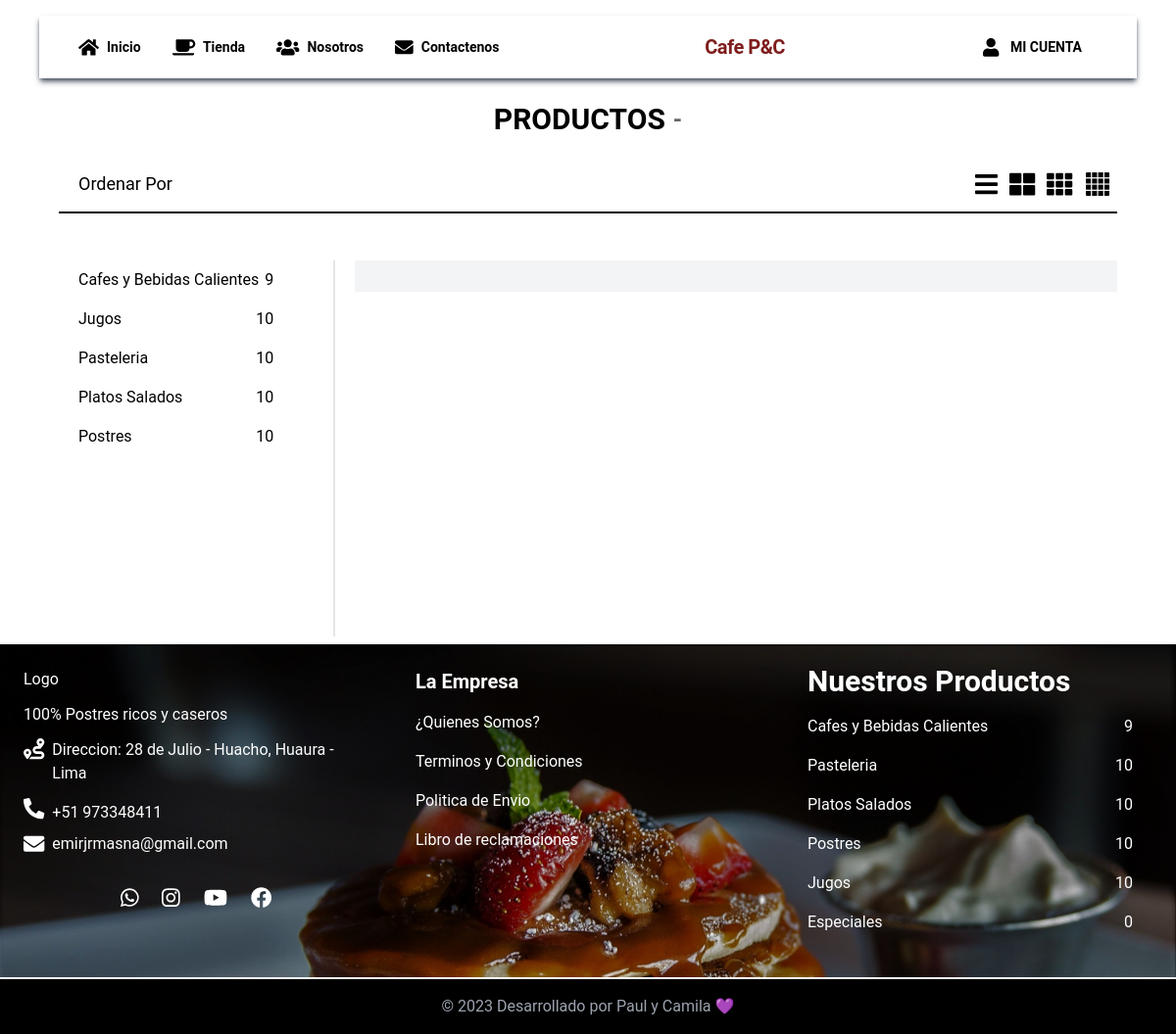
/catalogo.php, run on the app's committed database.
### tables this page shows
CREATE TABLE `tb_categoria` (
  `id_categoria` int(11) NOT NULL,
  `nombre` varchar(50) NOT NULL,
  `descripcion` varchar(200) DEFAULT NULL
);

### catalogo.php (called while the page is built)
<?php
include_once("utils/auth.php");
include("pages/catalogo.php") ;
?>

### utils/auth.php (called while the page is built, shortened)
<?php
    if(isset($_SESSION["auth"])){
    $idusuario = $_SESSION["usuario"];
    $auth = $_SESSION["auth"];
    }else{
        $auth = 0;
    }

### pages/catalogo.php (the view, shortened to what this page needs)
<?php
include_once("utils/head.php");
?>
<?php
include("components/navigate.php");
$sql = "SELECT count(po.id_producto) as cantidad,ca.nombre,ca.id_categoria FROM tb_categoria ca INNER JOIN tb_producto po on ca.id_categoria=po.id_categoria group by ca.nombre,ca.id_categoria";
$result = $con->query($sql);
if (isset($_GET['c'])) {
    $categoria = $_GET['c'];
}else{
    $categoria="";
}
if (isset($_GET['i'])) {
    $i = $_GET['i'];
}else{
    $i=0;
}
if (isset($_GET['o'])) {
    $o = $_GET['o'];
}else{
    $o=0;
}
?>
<body class="overflow-y-auto">
    <div class="w-full block bg-white">
        <div class="block text-center my-10 text-3xl pt-16 font-bold">
            <div class="flex justify-center flex-wrap items-center pb-5 mx-5">
                <h1>
                    <?php
                    if ($categoria != "") {
                        echo $categoria;
                    } else {
                        echo "PRODUCTOS";
                    }
                    ?>
                </h1>
                <p class="pl-2 text-2xl text-black/60">
                    <span class="max-sm:hidden"> - </span>
                </p>
            </div>
            <div class="w-full mx-auto">
                <div class="flex justify-between items-center border-b-2 border-black mx-[5%] py-3">
                    <ul class="text-lg font-normal">
                        <button>
                            <li class="text-start leading-8 hover:text-blue-600 bg-white active:bg-gray-100 pl-5 pr-14" onclick="activar_sub_menu()">Ordenar Por
                            </li>
                        </button>
                    </ul>
                    <div class="flex justify-between items-center">
                        <button onclick="cargarinterfaz('./components/lista.php?c=<?php echo $i?>&o=<?php echo $o?>','contenedor_productos')" class="mx-[6px]"><i class="fa fa-bars fa-sm" aria-hidden="true"></i></button>
                        <button onclick="cargarinterfaz('./components/lista_2x2.php?c=<?php echo $i?>&o=<?php echo $o?>','contenedor_productos')" class="mx-[6px]"><i class="fas fa-th-large fa-sm"></i>
                        <button onclick="cargarinterfaz('./components/lista_3x3.php?c=<?php echo $i?>&o=<?php echo $o?>','contenedor_productos')" class="mx-[6px]"><i class="fas fa-th fa-sm"></i>
                        <button onclick="cargarinterfaz('./components/lista_4x4.php?c=<?php echo $i?>&o=<?php echo $o?>','contenedor_productos')" class="mx-[6px]"><img src="./images/lista_4x4.png" class="w-7 h-7"></button>
                    </div>
                </div>
            </div>
        </div>
        <div class="px-5 mx-auto bg-white">
            <div class="flex justify-between items-start flex-wrap px-10 py-2">
                <div class="block w-full sm:w-[24%] ">
                    <div class="flex items-center flex-wrap pr-5">
                        <?php
                        while ($r = $result->fetch_array()) {
                        ?>
                            <div class="flex justify-between items-center w-full hover:bg-gray-100 px-5">
                                <a href="?c=<?php echo $r['nombre']; ?>&n=<?php echo $r['cantidad']; ?>&i=<?php echo $r['id_categoria']; ?>" class="text-black text-decoration-none py-2">
                                    <?php echo $r['nombre']; ?>
                                </a>
                                <span>
                                    <?php echo $r['cantidad']; ?>
                                </span>
                            </div>
                        <?php } ?>
                    </div>
                </div>
                <div class="hidden sm:block w-0.5 h-96 border-black/10 border"></div>
                <div class="w-full sm:w-[72%] p-4 bg-gray-100" id="contenedor_productos">
                </div>
            </div>
        </div>
</body>
<?php include("components/footer.php") ?>

### utils/head.php (shortened to what this page needs)
<head>
    <link href="./css/estilos.css?v=<?php echo time(); ?>*/" rel="stylesheet">
</head>

### components/navigate.php (shortened to what this page needs)
<nav class="fixed -top-1 z-10 w-full mt-0 lg:mt-5 mx-auto lg:px-10 ">
  <div class="flex items-center justify-between flex-wrap shadow-md bg-white shadow-gray-600 lg:flex-nowrap">
    <div id="menu" class="hidden max-lg:shadow-xl fixed w-72 top-14 bg-white sm:top-16 h-64 mr-60 pt-2 px-6 pb-2 lg:mr-0 lg:w-auto lg:h-16 lg:flex lg:items-center lg:p-6 order-4 lg:order-1 lg:top-auto lg:relative">
      <div class="lg:mt-0 lg:mx-4">
        <a href="./index.php" class="flex justify-start items-center lg:justify-center text-black hover:text-red-900 font-bold text-sm">
          <div><i class="fas fa-home fa-lg mr-2"></i></div>
          <div><span>Inicio</span></div>
        </a>
      </div>
      <div class="mt-4 lg:mt-0 lg:mx-4">
        <a href="./catalogo.php" class="flex justify-start items-center lg:justify-center text-black hover:text-red-900 font-bold text-sm">
          <div><i class="fas fa-coffee fa-lg mr-2"></i></div>
          <div><span>Tienda</span></div>
        </a>
      </div>
      <div class="mt-4 lg:mt-0 lg:mx-4">
        <a href="#" class="flex justify-start items-center lg:justify-center text-black hover:text-red-900 font-bold text-sm">
          <div><i class="fas fa-users fa-lg mr-2"></i></div>
          <div><span>Nosotros</span></div>
        </a>
      </div>
      <div class="mt-4 lg:mt-0 lg:mx-4">
        <a href="./contactenos.php" class="flex justify-start items-center lg:justify-center text-black hover:text-red-900 font-bold text-sm">
          <div><i class="fas fa-envelope fa-lg mr-2"></i></div>
          <div><span>Contactenos</span></div>
        </a>
      </div>
    </div>
    <div class="flex w-1/3 p-6 h-16 items-center justify-center flex-grow lg:w-auto  order-2">
      <div class="mr-6">
        <span class="text-xl tracking-tight text-red-900 font-bold">Cafe P&C</span>
      </div>
    </div>
    <div id="cuenta" class="hidden fixed bg-white top-56 w-72 mr-60 pl-2 h-16 lg:mr-0 lg:relative lg:w-auto lg:flex items-center lg:justify-end  order-5 lg:order-3 lg:top-auto">
      <div class="lg:mt-0 mx-4 lg:mx-0">
        <button onclick="activar_login()" class="flex justify-start items-center lg:justify-center text-black hover:text-red-900 font-bold text-sm">
          <div><i class="fas fa-user fa-lg mr-3"></i></div>
          <div><span>
              <?php
              if ($auth == 1) {
                $sql = "SELECT * FROM tb_cliente
                WHERE id_usuario = '$idusuario'";
                $result = $con->query($sql);
                $r = $result->fetch_array();
              ?>
                <a href="./cuenta.php"><?php
                                        echo "Hola, " . $r['nombres']; ?></a>
              <?php
              } else {
                echo "MI CUENTA";
              }
              ?>
            </span></div>
        </button>
      </div>
    </div>
    <div class="w-1/3 lg:w-auto h-16 flex justify-end items-center lg:py-6 pr-6 order-3 lg:order-4">
    </div>
  </div>
</nav>

### components/footer.php
<?php
$sql = "SELECT COUNT(*) as cantidad FROM tb_categoria";
$result = $con->query($sql);
$r = $result->fetch_array();
$categorias = [];
for ($i = 1; $i <= $r["cantidad"]; $i++) {
    $sql = "SELECT COUNT(*) as cantidad FROM tb_producto WHERE id_categoria=$i";
    $result = $con->query($sql);
    $r = $result->fetch_array();
    $categorias[] = $r["cantidad"];
}
?>
<footer class=" bg-black/20 mx-auto w-full">
    <div class="bg-[url('./../Public/images/negocio/footer.png')]  bg-cover grid grid-rows-3 grid-cols-1 sm:grid-rows-2 sm:grid-cols-2 lg:grid-rows-1 lg:grid-cols-12 justify-between items-center ">
        <div class="col-span-1 sm:col-span-1 lg:col-span-4 text-white block p-6 h-full">
            <h4 class=>Logo</h4>
            <p class="my-3">100% Postres ricos y caseros</p>
            <div class="flex justify-start items-start ">
                <i class="fa fa-route fa-lg text-white"></i>
                <p class="mx-2">
                    Direccion: 28 de Julio - Huacho, Huaura - Lima
                </p>
            </div>
            <div class="flex justify-start items-center ">
                <i class="fas fa-phone-alt fa-lg text-white"></i>
                <a href="tel:+51 973348411" class="text-white mx-2 text-decoration-none mb-2 mt-4">
                    +51 973348411
                </a>
            </div>
            <div class="flex justify-start items-center ">
                <i class="fas fa-envelope fa-lg text-white"></i>
                <a href="emirjrmasna@gmail.com" class="text-white text-decoration-none mx-2">
                    emirjrmasna@gmail.com
                </a>
            </div>
            <div class="flex justify-center items-center mt-5">
                <a href="#" class="p-3">
                    <i class="fab fa-whatsapp fa-lg text-white"></i>
                </a>
                <a href="#" class="p-3">
                    <i class="fab fa-instagram fa-lg text-white"></i>
                </a>
                <a href="#" class="p-3">
                    <i class="fab fa-youtube fa-lg text-white"></i>
                </a>
                <a href="#" class="p-3">
                    <i class="fab fa-facebook fa-lg text-white"></i>
                </a>
            </div>
        </div>
        <div class="col-span-1 sm:col-span-1 lg:col-span-4 text-white block p-6 h-full">
            <h4 class="font-bold text-xl mb-2">La Empresa</h4>
            <div class="flex items-center flex-wrap">
                <a class="text-decoration-none py-2 w-full">
                    ¿Quienes Somos?
                </a>
                <a class="text-decoration-none py-2 w-full">
                    Terminos y Condiciones
                </a>
                <a class="text-decoration-none py-2 w-full">
                    Politica de Envio
                </a>
                <a class="text-decoration-none py-2 w-full">
                    Libro de reclamaciones
                </a>
            </div>
        </div>
        <div class="col-span-1 sm:col-span-2 lg:col-span-4 text-white block p-6 h-full mb-2">
            <h4 class="font-bold text-3xl mb-2">Nuestros Productos</h4>
            <div class="flex items-center flex-wrap pr-5">
                <div class="flex justify-between items-center w-full">
                    <a class="text-white text-decoration-none py-2">
                        Cafes y Bebidas Calientes
                    </a>
                    <span>
                        <?php echo $categorias[0]; ?>
                    </span>
                </div>
                <div class="flex justify-between items-center w-full">
                    <a class="text-white text-decoration-none py-2">
                        Pasteleria
                    </a>
                    <span>
                        <?php echo $categorias[1]; ?>
                    </span>
                </div>
                <div class="flex justify-between items-center w-full">
                    <a class="text-white text-decoration-none py-2">
                        Platos Salados
                    </a>
                    <span>
                        <?php echo $categorias[2]; ?>
                    </span>
                </div>
                <div class="flex justify-between items-center w-full">
                    <a class="text-white text-decoration-none py-2">
                        Postres
                    </a>
                    <span>
                        <?php echo $categorias[3]; ?>
                    </span>
                </div>
                <div class="flex justify-between items-center w-full">
                    <a class="text-white text-decoration-none py-2">
                        Jugos
                    </a>
                    <span>
                        <?php echo $categorias[4]; ?>
                    </span>
                </div>
                <div class="flex justify-between items-center w-full">
                    <a class="text-white text-decoration-none py-2">
                        Especiales
                    </a>
                    <span>
                        <?php echo $categorias[5]; ?>
                    </span>
                </div>
            </div>
        </div>
    </div>
</footer>
<footer class=" bg-black mx-auto border-t-2 border-t-white">
    <div class="flex items-center justify-center">
        <div class="p-4">
            <p class="text-center text-gray-400 hover:text-white">
                &copy; 2023 Desarrollado por Paul y Camila
                💜
            </p>
        </div>
    </div>
</footer>

### data on the page
tb_categoria: nombre "Cafes y Bebidas Calientes", cantidad "9"
tb_categoria: nombre "Jugos", cantidad "10"
tb_categoria: nombre "Pasteleria", cantidad "10"
tb_categoria: nombre "Platos Salados", cantidad "10"
tb_categoria: nombre "Postres", cantidad "10"

### other printed values
$categorias[0] "9"
$categorias[1] "10"
$categorias[2] "10"
$categorias[3] "10"
$categorias[4] "10"
$categorias[5] "0"
